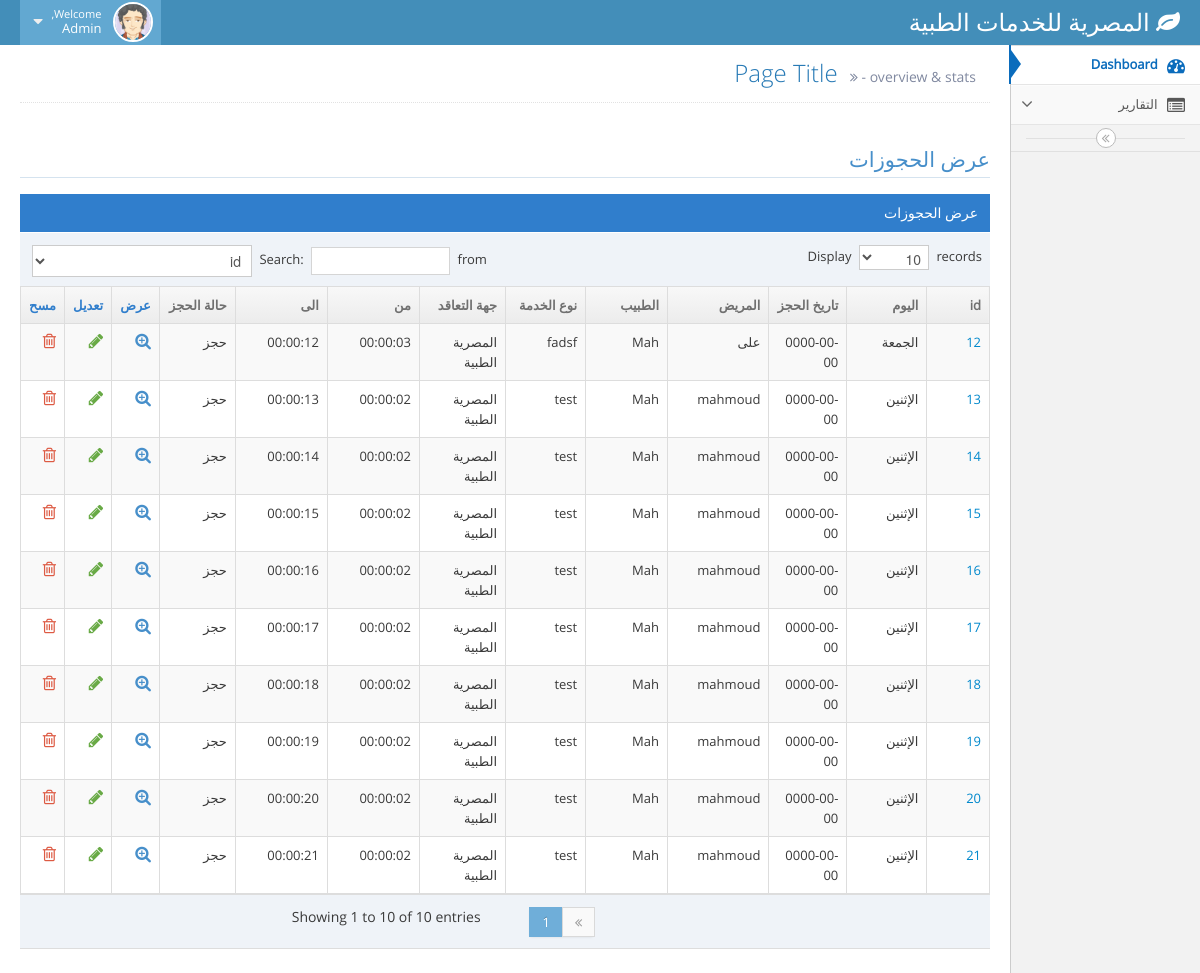
Page /index.php/reservations/view (signed in) on the committed database.
### tables this page shows
CREATE TABLE IF NOT EXISTS `reservations` (
  `id` int(11) NOT NULL AUTO_INCREMENT,
  `day_id` int(11) NOT NULL,
  `reserve_date` date NOT NULL,
  `patient_id` int(11) NOT NULL,
  `doctor_id` int(11) NOT NULL,
  `service_id` int(11) NOT NULL,
  `contract_id` int(11) NOT NULL,
  `discount_id` int(11) NOT NULL,
  `from_time` time NOT NULL,
  `to_time` time NOT NULL,
  `status` int(11) NOT NULL DEFAULT '0',
  PRIMARY KEY (`id`),
  KEY `patient_id` (`patient_id`),
  KEY `doctor_id` (`doctor_id`),
  KEY `service_id` (`service_id`),
  KEY `contract_id` (`contract_id`)
);

CREATE TABLE IF NOT EXISTS `days` (
  `id` int(11) NOT NULL AUTO_INCREMENT,
  `name` varchar(30) NOT NULL,
  `name_e` varchar(30) NOT NULL,
  PRIMARY KEY (`id`)
);

CREATE TABLE IF NOT EXISTS `patients` (
  `id` int(11) NOT NULL AUTO_INCREMENT,
  `name` varchar(80) NOT NULL,
  `pic` varchar(100) NOT NULL,
  `job` varchar(30) NOT NULL,
  `code` varchar(30) NOT NULL,
  `birthdate` varchar(40) NOT NULL,
  `contract_id` int(11) NOT NULL,
  `sex` tinyint(1) NOT NULL DEFAULT '1',
  `age` int(11) NOT NULL,
  `address` varchar(255) NOT NULL,
  `mobile` int(11) NOT NULL,
  `phone` int(11) NOT NULL,
  `notes` text NOT NULL,
  PRIMARY KEY (`id`),
  KEY `contract_id` (`contract_id`)
);

CREATE TABLE IF NOT EXISTS `doctors` (
  `id` int(11) NOT NULL AUTO_INCREMENT,
  `name` varchar(80) NOT NULL,
  `pic` varchar(30) NOT NULL,
  `kind` varchar(30) NOT NULL,
  `address` varchar(255) NOT NULL,
  `mobile` int(11) NOT NULL,
  `phone` int(11) NOT NULL,
  `notes` text NOT NULL,
  PRIMARY KEY (`id`)
);

CREATE TABLE IF NOT EXISTS `services` (
  `id` int(11) NOT NULL AUTO_INCREMENT,
  `name` varchar(80) NOT NULL,
  `amount` int(11) NOT NULL DEFAULT '0',
  `notes` text NOT NULL,
  PRIMARY KEY (`id`)
);

CREATE TABLE IF NOT EXISTS `contracts` (
  `id` int(11) NOT NULL AUTO_INCREMENT,
  `name` varchar(80) NOT NULL,
  `personal_discount` float NOT NULL DEFAULT '0',
  `family_discount` float NOT NULL,
  `address` varchar(255) NOT NULL,
  `mobile` varchar(50) NOT NULL DEFAULT '1',
  `phone` varchar(50) NOT NULL,
  `from_date` varchar(50) NOT NULL,
  `to_date` varchar(50) NOT NULL,
  `paid_date` date NOT NULL,
  `amount` float NOT NULL,
  PRIMARY KEY (`id`)
);

CREATE TABLE IF NOT EXISTS `reserve_status` (
  `id` int(11) NOT NULL AUTO_INCREMENT,
  `name` varchar(30) NOT NULL,
  PRIMARY KEY (`id`)
);

### application/controllers/reservations.php (called while the page is built, shortened)
<?php if ( ! defined('BASEPATH')) exit('No direct script access allowed');
class Reservations extends CI_Controller {
	 public function __construct()
	{
			$this->load-> model('admin/Reservations_model');
			$this->load-> model('admin/Days_model');
			$this->load-> model('admin/Doctors_model');
			$this->load-> model('admin/Patient_model');
			$this->load-> model('admin/Services_model');
			$this->load-> model('admin/Contracts_model');
			$this->load-> model('admin/Reserve_status_model');
	}
	public function view ()
	{
		 $data['content']='admin/new_view';
		 $data['title']=  "عرض الحجوزات";
		 $data['tbl_rows']= $this->Reservations_model->get_all_reservations_from_to(0,10);
		 $data['tbl_columns'] = $this->Reservations_model->get_reservations_columns();
		 $data['tbl_column_alies'] = $this->Reservations_model->get_reservations_columns_alies();
		 $data['control_name']= 'reservations';
         $this->load->view('admin_panel',$data);
	}
}

### index.php (called while the page is built, shortened)
<?php
require_once BASEPATH.'core/CodeIgniter.php';

### application/models/admin/reservations_model.php (called while the page is built, shortened)
<?
class Reservations_model extends CI_Model {
	public function get_all_reservations_from_to($from,$to)
    {
      $sql="SELECT  reserve_status.name reserve_name, reservations.id, days.name day,  services.name service_name,reserve_date, patients.name patient_name, doctors.name doctor_name,  contracts.name contract_name ,reservations.from_time, reservations.to_time, reservations.status FROM reservations,contracts,days,doctors,services ,patients,reserve_status
	  where
	  reservations.day_id = days.id
	  and reservations.contract_id = contracts.id
	  and reservations.doctor_id = doctors.id
	  and reservations.service_id = services.id
	  and reservations.patient_id = patients.id
	   and reservations.status = reserve_status.id
	   order by id
LIMIT $from , $to";
	  $query = $this->db->query($sql);
	  return $query->result_array();
    }
}

### application/views/admin/new_view.php (the view, shortened to what this page needs)
<div class="row-fluid">
      <h3 class="header smaller lighter blue"> <? echo $title ; ?></h3>
      <div class="table-header"><? echo $title ; ?> </div>
      <div id="sample-table-2_wrapper" class="dataTables_wrapper" role="grid">
    <div class="row-fluid">
          <div class="span6">
        <div id="sample-table-2_length" class="dataTables_length">
              <label>Display
            <select size="1" name="mygrid" id="mygrid" aria-controls="sample-table-2" onchange="get_data(document.getElementById('mygrid').value ,'<? echo $control_name; ?>')">
                  <option value="10" selected="selected">10</option>
                </select>
            records</label>
            </div>
      </div>
          <div class="span6">
        <div class="dataTables_filter" id="sample-table-2_filter">
              <label>Search:
            <input type="text" aria-controls="sample-table-2" id="mysearch" name="mysearch" onchange="search_data( '<? echo $control_name; ?>',document.getElementById('mysearch').value )">
              <select size="1" name="mycolumns" id="mycolumns" aria-controls="sample-table-2"  >
               <?
			   for ($i=0;$i<sizeof($tbl_column_alies);$i++)
			   {
			   ?>
                  <option value="<? echo  $tbl_columns[$i] ;?>"  ><? echo  $tbl_column_alies[$i] ;?></option>
                <?
			   }
			   ?>
                </select>
          </label>
            </div>
      </div>
        </div>
          <div id="mydata" >
			<table aria-describedby="sample-table-2_info" id="sample-table-2" class="table table-striped table-bordered table-hover dataTable">
  <thead>
    <tr role="row">
      <? for ($i=0;$i< sizeof($tbl_column_alies);$i++)
        {
	  ?>
      <th aria-label="Domain: activate to sort column ascending" style="width: 172px;" colspan="1" rowspan="1" aria-controls="sample-table-2" tabindex="0" role="columnheader" ><? echo $tbl_column_alies[$i];?> </th>
      <?
		}
	  ?>
      <th aria-label="" style="width: 20px;" colspan="1" rowspan="1" role="columnheader" class="sorting_disabled" align="center">عرض</th>
      <th aria-label="" style="width: 20px;" colspan="1" rowspan="1" role="columnheader" class="sorting_disabled">تعديل</th>
      <th aria-label="" style="width: 20px;" colspan="1" rowspan="1" role="columnheader" class="sorting_disabled">مسح</th>
    </tr>
  </thead>
  <tbody aria-relevant="all" aria-live="polite" role="alert">
    <? foreach($tbl_rows as $row)
        {
        ?>
    <tr class="odd">
      <?
	   $temp=true;
	    for ($i=0;$i< sizeof($tbl_columns);$i++)
        {
		  if($temp)
		  {
		?>
      <td ><a href="#"><? echo $row[$tbl_columns[$i]];?></a></td>
      <?
		  }
		 else
		 {
		   ?>
		  <td ><? echo $row[$tbl_columns[$i]];?></td>
		  <?
		 }
	   $temp=false;
		}
	  ?>
  <td class="hidden-480 ">
   <a class="blue" href="<? echo base_url();?>index.php/<? echo $control_name; ?>/data/<? echo $row['id'];?>">
													<i class="icon-zoom-in bigger-130"></i>	</a></td>
										<td class="hidden-phone ">
                            <a class="green" href="<? echo base_url();?>index.php/<? echo $control_name; ?>/edit/<? echo $row['id'];?>">
													<i class="icon-pencil bigger-130"></i></a></td>
										<td class="td-actions ">
							<a class="red" href="<? echo base_url();?>index.php/<? echo $control_name; ?>/delete/<? echo $row['id'];?>">
													<i class="icon-trash bigger-130"></i></a></td>
    </tr>
    <? }?>
  </tbody>
</table>
 		    <div class="row-fluid">
          <div class="span6">
        <div class="dataTables_info" id="sample-table-2_info">Showing 1 to 10 of <? echo sizeof($tbl_rows) ; ?> entries</div>
      </div>
          <div class="span6">
        <div class="dataTables_paginate paging_bootstrap pagination">
              <ul>
            <li class="prev disabled"><a href="#"><i class="icon-double-angle-left"></i></a></li>
            <li class="active"><a href="#" onclick= "get_data_under( '<? echo $control_name; ?>','1')">1</a></li>
          </ul>
            </div>
      </div>
        </div>
		</div>
 </div>

### rows in the picture
reservations: id "12", day.name "الجمعة", reserve_date "0000-00-00", patient.name "على", doctor.name "Mah", service.name "fadsf", contract.name "المصرية الطبية", from_time "00:00:03", to_time "00:00:12", reserve_status.name "حجز"
reservations: id "13", day.name "الإثنين", reserve_date "0000-00-00", patient.name "mahmoud", doctor.name "Mah", service.name "test", contract.name "المصرية الطبية", from_time "00:00:02", to_time "00:00:13", reserve_status.name "حجز"
reservations: id "14", day.name "الإثنين", reserve_date "0000-00-00", patient.name "mahmoud", doctor.name "Mah", service.name "test", contract.name "المصرية الطبية", from_time "00:00:02", to_time "00:00:14", reserve_status.name "حجز"
reservations: id "15", day.name "الإثنين", reserve_date "0000-00-00", patient.name "mahmoud", doctor.name "Mah", service.name "test", contract.name "المصرية الطبية", from_time "00:00:02", to_time "00:00:15", reserve_status.name "حجز"
reservations: id "16", day.name "الإثنين", reserve_date "0000-00-00", patient.name "mahmoud", doctor.name "Mah", service.name "test", contract.name "المصرية الطبية", from_time "00:00:02", to_time "00:00:16", reserve_status.name "حجز"
reservations: id "17", day.name "الإثنين", reserve_date "0000-00-00", patient.name "mahmoud", doctor.name "Mah", service.name "test", contract.name "المصرية الطبية", from_time "00:00:02", to_time "00:00:17", reserve_status.name "حجز"
reservations: id "18", day.name "الإثنين", reserve_date "0000-00-00", patient.name "mahmoud", doctor.name "Mah", service.name "test", contract.name "المصرية الطبية", from_time "00:00:02", to_time "00:00:18", reserve_status.name "حجز"
reservations: id "19", day.name "الإثنين", reserve_date "0000-00-00", patient.name "mahmoud", doctor.name "Mah", service.name "test", contract.name "المصرية الطبية", from_time "00:00:02", to_time "00:00:19", reserve_status.name "حجز"
reservations: id "20", day.name "الإثنين", reserve_date "0000-00-00", patient.name "mahmoud", doctor.name "Mah", service.name "test", contract.name "المصرية الطبية", from_time "00:00:02", to_time "00:00:20", reserve_status.name "حجز"
reservations: id "21", day.name "الإثنين", reserve_date "0000-00-00", patient.name "mahmoud", doctor.name "Mah", service.name "test", contract.name "المصرية الطبية", from_time "00:00:02", to_time "00:00:21", reserve_status.name "حجز"

### other values in the picture
$title "عرض الحجوزات"
$tbl_column_alies[$i] "id"
$tbl_column_alies[$i] "اليوم"
$tbl_column_alies[$i] "تاريخ الحجز"
$tbl_column_alies[$i] "المريض"
$tbl_column_alies[$i] "الطبيب"
$tbl_column_alies[$i] "نوع الخدمة"
$tbl_column_alies[$i] "جهة التعاقد"
$tbl_column_alies[$i] "من"
$tbl_column_alies[$i] "الى"
$tbl_column_alies[$i] "حالة الحجز"
sizeof($tbl_rows) "10"
form field mycolumns "id"
